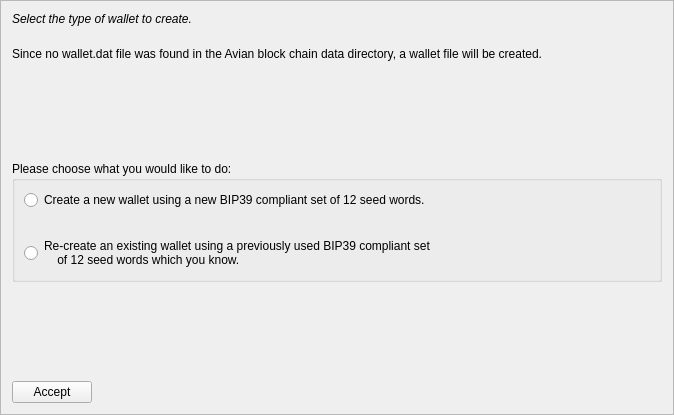
<?xml version="1.0" encoding="UTF-8"?>
<ui version="4.0">
 <class>MnemonicDialog1</class>
 <widget class="QFrame" name="MnemonicDialog1">
  <property name="geometry">
   <rect>
    <x>0</x>
    <y>0</y>
    <width>674</width>
    <height>415</height>
   </rect>
  </property>
  <property name="windowTitle">
   <string>HD Wallet Setup</string>
  </property>
  <property name="frameShape">
   <enum>QFrame::StyledPanel</enum>
  </property>
  <property name="frameShadow">
   <enum>QFrame::Raised</enum>
  </property>
  <layout class="QVBoxLayout" name="verticalLayout">
   <item>
    <widget class="QLabel" name="walletLabel">
     <property name="styleSheet">
      <string notr="true">QLabel { font-style:italic; }</string>
     </property>
     <property name="text">
      <string>Select the type of wallet to create.</string>
     </property>
     <property name="wordWrap">
      <bool>true</bool>
     </property>
    </widget>
   </item>
   <item>
    <spacer name="verticalSpacer_4">
     <property name="orientation">
      <enum>Qt::Vertical</enum>
     </property>
     <property name="sizeType">
      <enum>QSizePolicy::Minimum</enum>
     </property>
     <property name="sizeHint" stdset="0">
      <size>
       <width>20</width>
       <height>15</height>
      </size>
     </property>
    </spacer>
   </item>
   <item>
    <widget class="QLabel" name="wallettypeLabel">
     <property name="text">
      <string>Since no wallet.dat file was found in the Avian block chain data directory, a wallet file will be created.</string>
     </property>
     <property name="wordWrap">
      <bool>true</bool>
     </property>
    </widget>
   </item>
   <item>
    <spacer name="verticalSpacer">
     <property name="orientation">
      <enum>Qt::Vertical</enum>
     </property>
     <property name="sizeHint" stdset="0">
      <size>
       <width>20</width>
       <height>40</height>
      </size>
     </property>
    </spacer>
   </item>
   <item>
    <widget class="QGroupBox" name="groupBox">
     <property name="title">
      <string>Please choose what you would like to do:</string>
     </property>
     <layout class="QVBoxLayout" name="verticalLayout_2">
      <item>
       <widget class="QRadioButton" name="walletNewRadio">
        <property name="text">
         <string>Create a new wallet using a new BIP39 compliant set of 12 seed words.</string>
        </property>
       </widget>
      </item>
      <item>
       <spacer name="verticalSpacer_3">
        <property name="orientation">
         <enum>Qt::Vertical</enum>
        </property>
        <property name="sizeHint" stdset="0">
         <size>
          <width>20</width>
          <height>20</height>
         </size>
        </property>
       </spacer>
      </item>
      <item>
       <widget class="QRadioButton" name="walletOldRadio">
        <property name="text">
         <string>Re-create an existing wallet using a previously used BIP39 compliant set 
    of 12 seed words which you know.</string>
        </property>
       </widget>
      </item>
     </layout>
    </widget>
   </item>
   <item>
    <spacer name="verticalSpacer_2">
     <property name="orientation">
      <enum>Qt::Vertical</enum>
     </property>
     <property name="sizeHint" stdset="0">
      <size>
       <width>20</width>
       <height>40</height>
      </size>
     </property>
    </spacer>
   </item>
   <item>
    <layout class="QHBoxLayout" name="horizontalLayout">
     <item>
      <widget class="QPushButton" name="acceptButton">
       <property name="text">
        <string>Accept</string>
       </property>
       <property name="autoDefault">
        <bool>false</bool>
       </property>
      </widget>
     </item>
     <item>
      <spacer name="horizontalSpacer">
       <property name="orientation">
        <enum>Qt::Horizontal</enum>
       </property>
       <property name="sizeHint" stdset="0">
        <size>
         <width>40</width>
         <height>20</height>
        </size>
       </property>
      </spacer>
     </item>
    </layout>
   </item>
  </layout>
 </widget>
 <resources/>
 <connections/>
</ui>
